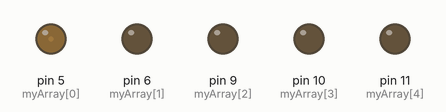
Recording of a sketch running on a simulated Arduino Uno, built with avr-gcc and run on an emulated ATmega328P. Parts: output pins drawn as LEDs (lit = HIGH).

Above: at 0.15 s.
At 4.35 s:
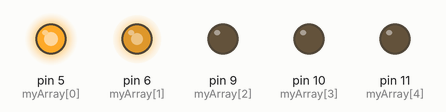
At 10.06 s:
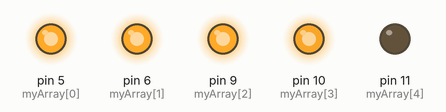
At 19.97 s:
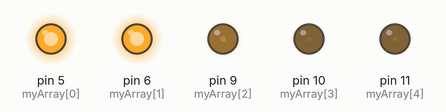
At 29.88 s:
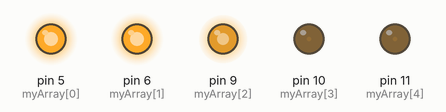
At 39.79 s:
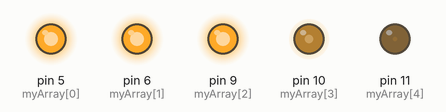
Timing chart, 0 to 40.0 s (numbered marks = the images above):
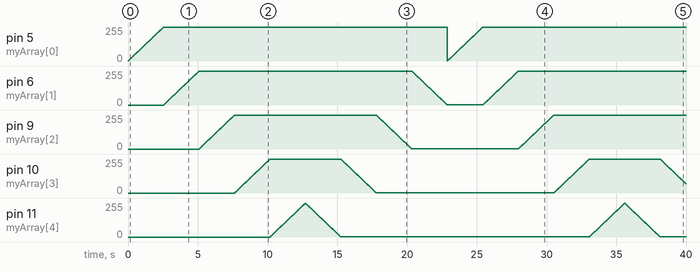

The sketch:

arrayFade.ino
```cpp
// Array Fade Example  http://arduino.cc/en/Reference/Array
int myArray[] = { 5, 6, 9, 10, 11};     // an array of pin numbers to which LEDs are attached (indices 0-4)
int numPins = 5;                        // the number of pins in the array

void setup()  {
  for (int i = 0; i < numPins; i++)  {                       //use an array to set all pins as outputs
    pinMode(myArray[i], OUTPUT);
  }
}

void loop()  {                                               //fade LEDs in one at a time
  for (int i = 0; i < numPins; i++) {                        //fade for each pin starting with array value 0, end with 4
    for (int brightness=0;brightness<254;brightness++){      //set the brightness with this nested loop
      analogWrite(myArray[i],brightness);
      delay(10);
    }
  }                                                          //fade LEDs out one at a time
  for (int i = numPins-1; i > 0; i--) {                      //start with array value 4, end with 0
    for (int brightness=254;brightness>0;brightness--){
      analogWrite(myArray[i],brightness);
      delay(10);
    }                                                         //end brightness for loop
  }                                                           //end numPins for loop
}                                                             //end main loop
```
